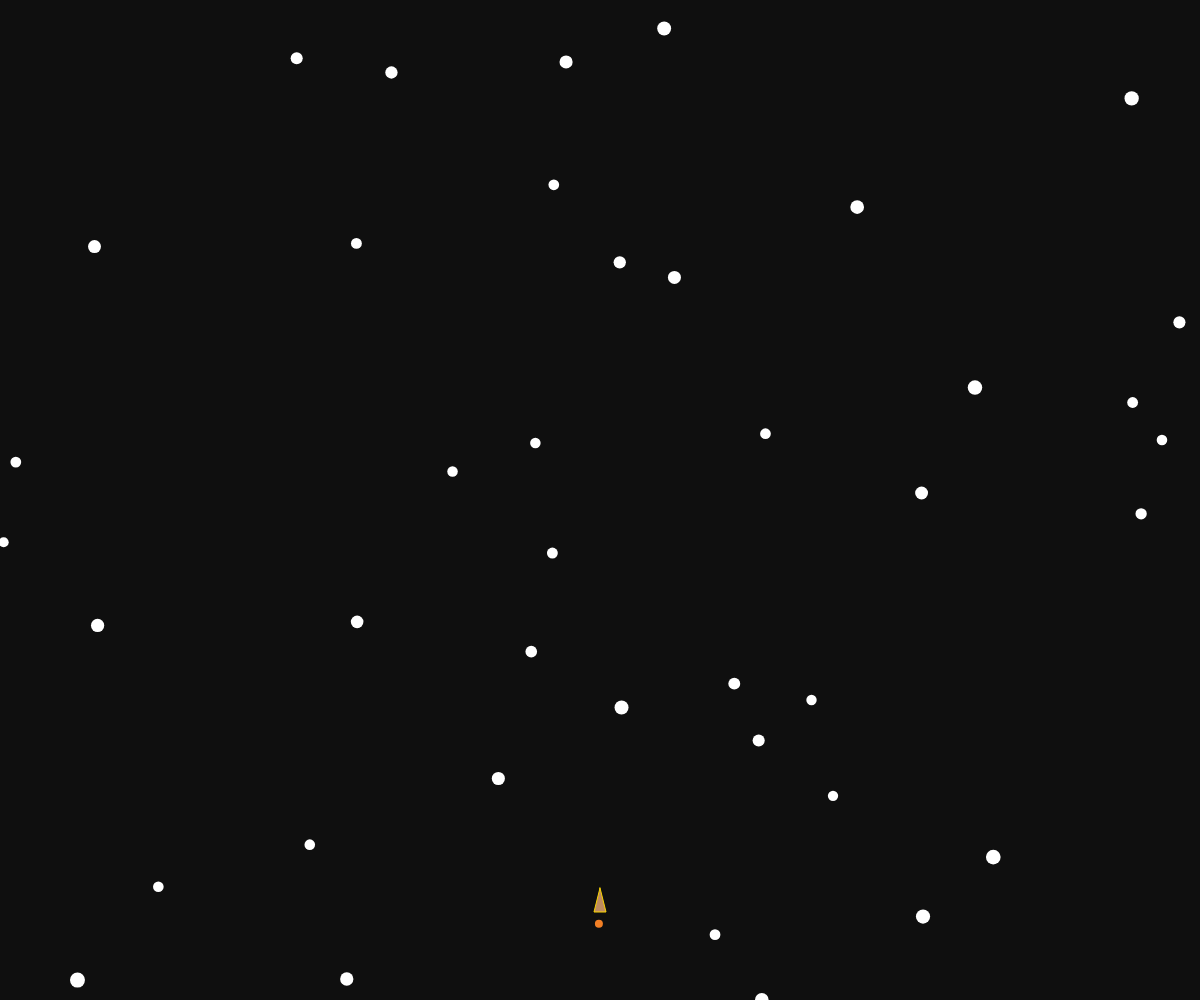
Frame 1 (no input)
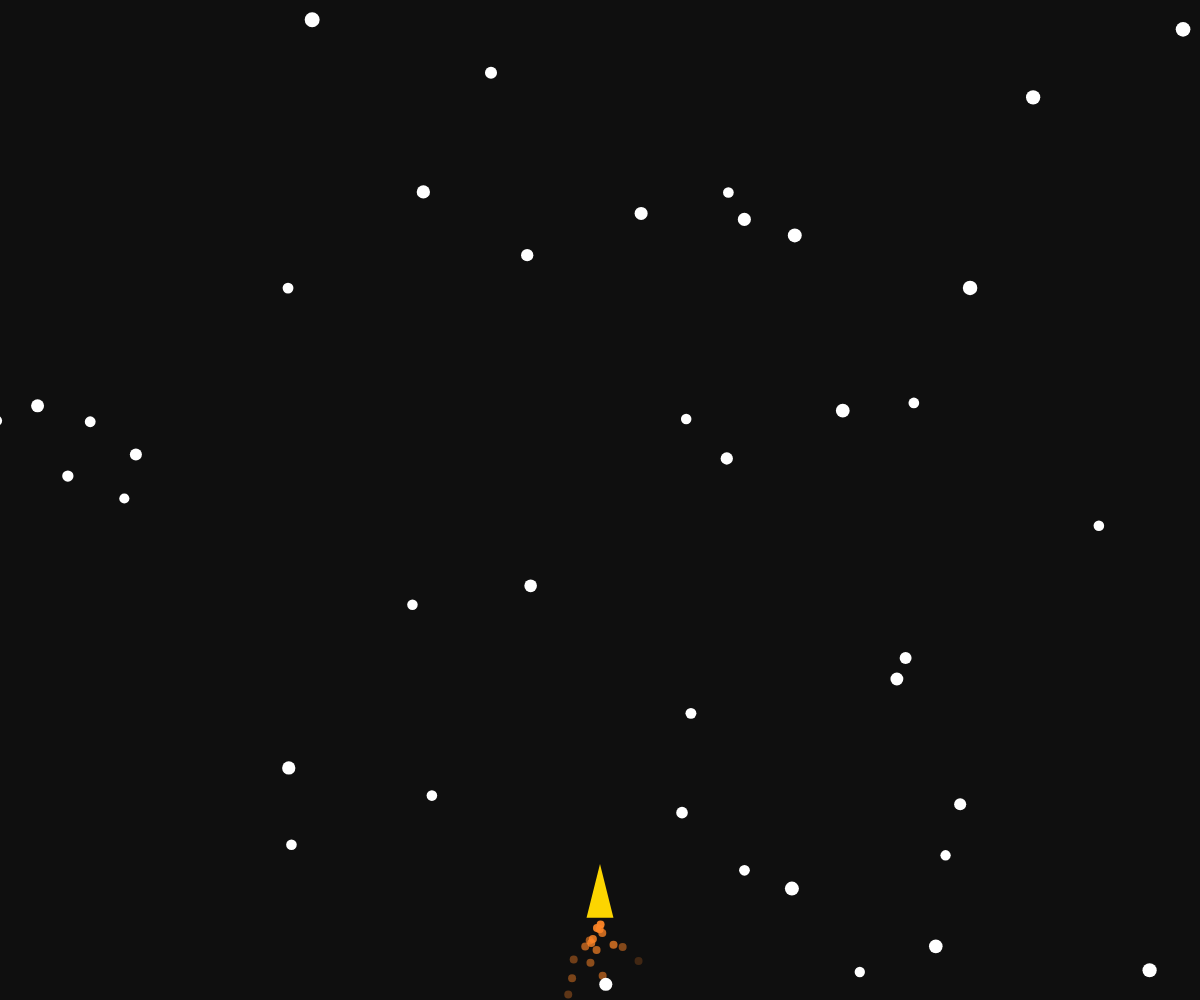
Frame 60 (no input)
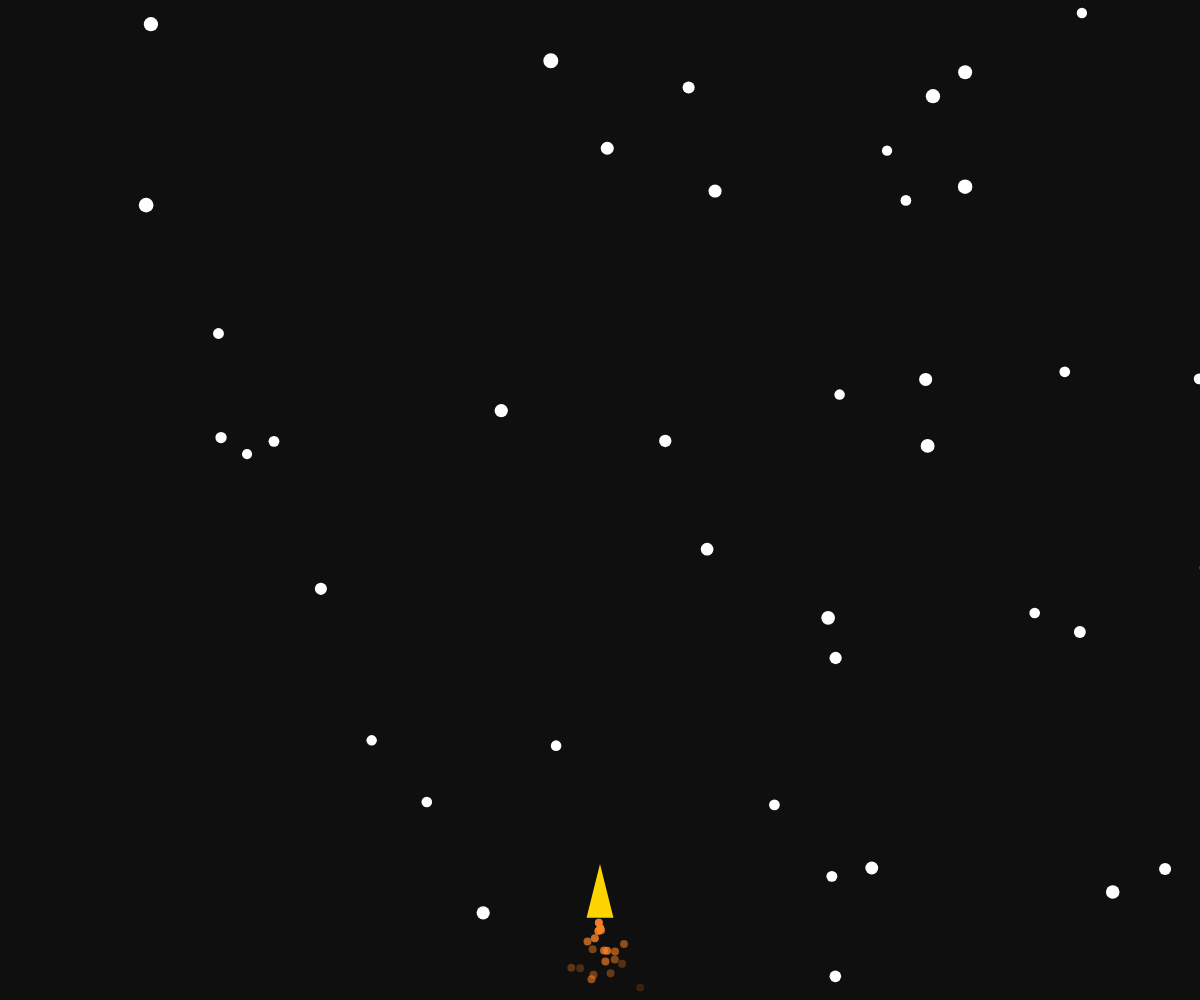
Frame 120 (the mouse pressed at the canvas centre since frame 60)

The p5.js sketch that drew these frames (run headless with seeded random() and noise() and a simulated clock; from frame 60 on, the mouse is pressed at the canvas centre):

// p5.js sketch
// ── sketch.js
var ship;
var projectiles = [];
var stones = [];
var drusts = [];//spaceship particle system;
var drustSize;
//-=-=-=-=-=-=-=-=-=-=
function setup(){
	createCanvas(windowWidth, windowHeight);
	drustSize = 8;

	ship = new Ship();

	for(let i = 0; i < 40; i++) {
		let x = random(windowWidth);
		let y = random(windowHeight);
		let r = random(10, 15);
		let c = "#FFFFFF";

		stones.push(new Stone(x, y, r, c));
	}

	
}
//-=-=-=-=-=-=-=-=-=-=


function draw() {
	background(15, 15, 15);

	//-=-=-=drust Ship-=-=-=

	
	let xSpeed = random(-2, 2);
	let ySpeed = random(-2, -6);
	drusts.push(new Drust(ship.x, ship.y + 20, drustSize, xSpeed, ySpeed));
	for(let i = 0; i < drusts.length; i++) {
		drusts[i].update();
		drusts[i].show();

		if(drusts[i].alpha <= 0) {
			drusts.splice(i, 1);
		}
	}

	shipMovement();//custome function conbine Ship constructor function

	//-=-=-=drust Ship-=-=-=

	for(let i = 0; i < stones.length; i++) {
		stones[i].render();
		stones[i].update();
		stones[i].offScreen();
	}
  
	//for(let i = 0; i < projectiles.length; i++) {
	for(let i = projectiles.length - 1; i >= 0; i--) {
		projectiles[i].update();
		projectiles[i].show();

		//for(let j = 0; j < stones.length; j++) {
		for(let j = stones.length - 1; j >= 0; j--) {
			if(stones[j].intersect(projectiles[i])) {
				stones.splice(j, 1);
				projectiles.splice(i, 1);
				// projectiles.splice(i, 1);
				console.log("TOUCH");
			}

		}


		// if(projectiles[i].offScreen()) {
		// 	projectiles.splice(i, 1);
		// 	console.log(projectiles.length);
		// }

	}

	

}

function shipMovement() {
	ship.show();
	ship.move();
	ship.moveup();
	ship.offScreen();
}

function keyReleased(){//todo consider later movement
	drustSize = 8;

	if(key != ' '){
		ship.setDir(0);
		ship.setHigh(0); 
    }
}

function keyPressed (){

	drustSize = 25;

	if(keyCode == 32) {
		//console.log("SPACE");
		var projectile = new Projectile(ship.x, ship.y);
		projectiles.push(projectile);
	}

	if (keyCode == 39 || keyCode == 68){
		ship.setDir(1);
	} else if (keyCode == 37 || keyCode == 65){
		 ship.setDir(-1);
	} else if(keyCode == 40 || keyCode == 83){
		ship.setHigh(1);
	} else if(keyCode == 38 || keyCode == 87){
		ship.setHigh(-1);
	}
}

// ── drust.js
class Drust {

	constructor(x, y, d, xspeed, yspeed) {
		this.x = x;
		this.y = y;
		this.d = d;
		this.xspeed = xspeed;
		this.yspeed = yspeed;
		this.alpha = 255
	}

	update() {
		this.x += this.xspeed;
		this.y -= this.yspeed;
		this.alpha -= 10;
	}

	show() {
		noStroke();
		fill(252, 132, 38, this.alpha);
		ellipse(this.x, this.y, this.d)
	}

}
// ── projectile.js
function Projectile(x, y) {

	//=-=-=-todo add later=-=-=-=-
	// this.evaporate = function (){
 	// this.toDelete = true;
	// }

	this.x = x;
	this.y = y;
	this.r = 24;
	this.velocity = 0;
	this.gravity = 0.00005;
 
	this.tag = false;

	this.update = function() {
		this.velocity *= 1.5;
		this.velocity += this.gravity;
		this.y -= this.velocity;
		this.y -= 5;
	}

	this.show = function(){
		noStroke();
		fill(255, 216, 17);
		ellipse(this.x ,this.y, this.r * 2, this.r * 2);
	}

	this.intersect = function (object){
		var d = dist(this.x, this.y, object.x, object.y);

		if(d < this.r + object.r){
			return true;
		} else {
			return false;
		}
	}

	this.offScreen = function() {
		if(this.y <= 0) {
			return true;		
		} else {
			false;
		}
	}

}
// ── spaceship.js
function Ship(){

	this.x = width / 2;
	this.y = height - 100;
	this.xdir = 0;
	this.ydir = 0;
	this.r = 6;

	// this.show = function(){
	// 	fill(255);
	// 	ellipse(this.x, this.y, 30);
	// }

	this.show = function() {
		// translate(this.pos.x, this.pos.y);
		// rotate(theta);
		stroke(252, 213, 0);
		fill(191, 140, 96);
		
		push();
		beginShape();
			translate(this.x, this.y);
			vertex(0, -this.r * 2);
			vertex(-this.r, this.r * 2);
			vertex(this.r, this.r * 2);
		endShape(CLOSE);
		pop();
		
	}

	this.setDir = function (dir){
		this.xdir = dir;
	}

	this.setHigh = function (dir){
		this.ydir = dir;
	}

	this.move = function(dir){
		this.x += this.xdir * 5;
	}

	this.moveup = function(dir){
		this.y += this.ydir * 5;
	}

	this.offScreen = function() {
		if(this.x >= windowWidth) {
			//console.log("off right");
			this.x = 0;
		}
		if(this.x < 0) {
			this.x = windowWidth;
		}
	}

}
// ── stone.js
class Stone {
  
	constructor(sx, sy, r, c) {
		let x = sx;
		let y = sy;

		this.pos = createVector(x, y);
		this.vel = createVector(random(-10, 10), random(-10, 10));
		this.acc = createVector();
		this.color = c;

		this.r = r;
		
	}
   
	applyForce(force) {
		let f = force.copy();
		f.mult(this.r * 0.2);
		this.acc.add(f);
	}

	update() {
		this.vel.add(this.acc);
		this.vel.limit(this.r * 0.2);

		if(this.vel.mag() < 1){
			this.vel.normalize();
		}

		this.pos.add(this.vel);
		this.acc.mult(0);

		this.pos.x += 1;
		this.pos.y += 1;
	}

	render() {
		stroke(this.color);
		strokeWeight(this.r);
		point(this.pos.x, this.pos.y);
	}

	intersect(other) {
		//method 1
		// let d = dist(this.pos.x, this.pos.y, other.x, other.y);
		// return (d < (this.r / 2 + other.r));

		// method2
		// var d = dist(this.x, this.y, other.x, other.y);

		// if(d < this.r + other.r){
		// 	return true;
		// } else {
		// 	return false;
		// }

		//method3
		if(typeof(other) === "object") {
			let d = dist(this.pos.x, this.pos.y, other.x, other.y);
			return (d < (this.r / 2 + other.r));
		}
	}

	offScreen() {
		if(this.pos.y > height + this.r) {
			this.pos.y = this.r;
		} else if(this.pos.y < 0 - this.r) {
			this.pos.y = height - this.r
		} else if(this.pos.x > width + this.r) {
			this.pos.x = -this.r;
		} else if(this.pos.x < - this.r) {
			this.pos.x = width + this.r;
		}
	}

	disappear() {
		console.log("Disappear");
	}

}
